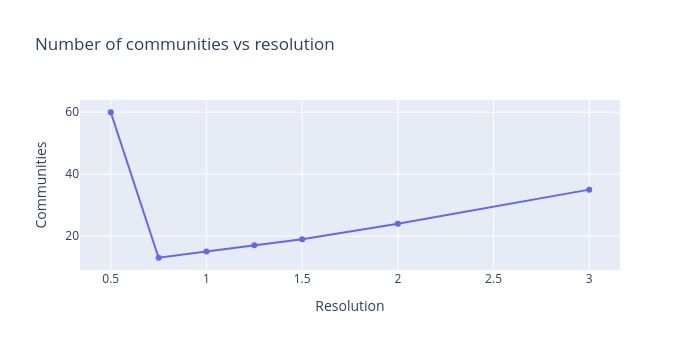

Notebook cell for this chart:
### Code cell
fig = go.Figure()

fig.add_trace(go.Scatter(
    x=res_df["resolution"], y=res_df["n_communities"],
    mode="lines+markers", name="n communities",
    line=dict(color="#6366f1")
))

fig.update_layout(
    title="Number of communities vs resolution",
    xaxis_title="Resolution",
    yaxis_title="Communities",
    width=700, height=350
)
fig.show()

### Figure 1 — Plotly figure (JSON) as saved in the notebook; plotly's stock layout.template omitted (floating-point values rounded to 4 significant figures)
{"data": [{"line": {"color": "#6366f1"}, "mode": "lines+markers", "name": "n communities", "type": "scatter", "x": [0.5, 0.75, 1.0, 1.25, 1.5, 2.0, 3.0], "y": [60, 13, 15, 17, 19, 24, 35]}], "layout": {"height": 350, "title": {"text": "Number of communities vs resolution"}, "width": 700, "xaxis": {"title": {"text": "Resolution"}}, "yaxis": {"title": {"text": "Communities"}}}}
